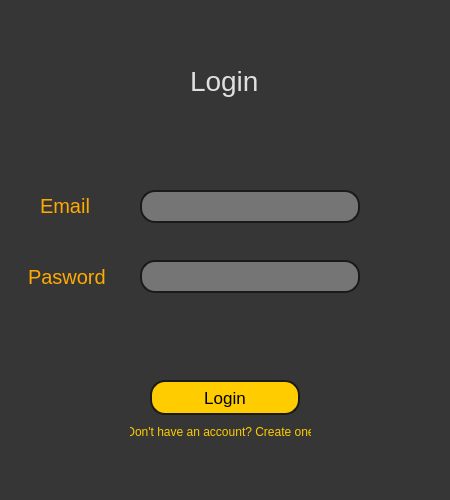
<?xml version="1.0" encoding="UTF-8"?>
<ui version="4.0">
 <class>Login</class>
 <widget class="QDialog" name="Login">
  <property name="geometry">
   <rect>
    <x>0</x>
    <y>0</y>
    <width>450</width>
    <height>500</height>
   </rect>
  </property>
  <property name="windowTitle">
   <string>Login</string>
  </property>
  <property name="styleSheet">
   <string notr="true">background-color: rgb(54, 54, 54);</string>
  </property>
  <widget class="QLabel" name="label">
   <property name="geometry">
    <rect>
     <x>190</x>
     <y>60</y>
     <width>71</width>
     <height>41</height>
    </rect>
   </property>
   <property name="styleSheet">
    <string notr="true">color: rgb(223, 223, 223);
font-size:28px;</string>
   </property>
   <property name="text">
    <string>Login</string>
   </property>
  </widget>
  <widget class="QLabel" name="label_2">
   <property name="geometry">
    <rect>
     <x>40</x>
     <y>190</y>
     <width>51</width>
     <height>31</height>
    </rect>
   </property>
   <property name="styleSheet">
    <string notr="true">font-size:20px;
color: rgb(255, 170, 0);</string>
   </property>
   <property name="text">
    <string>Email:</string>
   </property>
  </widget>
  <widget class="QLineEdit" name="email">
   <property name="geometry">
    <rect>
     <x>140</x>
     <y>190</y>
     <width>220</width>
     <height>33</height>
    </rect>
   </property>
   <property name="styleSheet">
    <string notr="true">padding:5px;
border:2px solid rgb(26, 26, 26);
border-radius:15px;
font-size:15px;
color: rgb(255, 255, 255);
background-color: rgb(117, 117, 117);</string>
   </property>
  </widget>
  <widget class="QLabel" name="label_3">
   <property name="geometry">
    <rect>
     <x>28</x>
     <y>261</y>
     <width>81</width>
     <height>31</height>
    </rect>
   </property>
   <property name="styleSheet">
    <string notr="true">font-size:20px;
color: rgb(255, 170, 0);</string>
   </property>
   <property name="text">
    <string>Pasword</string>
   </property>
  </widget>
  <widget class="QLineEdit" name="password">
   <property name="geometry">
    <rect>
     <x>140</x>
     <y>260</y>
     <width>220</width>
     <height>33</height>
    </rect>
   </property>
   <property name="styleSheet">
    <string notr="true">padding:5px;
background-color: rgb(117, 117, 117);
color: rgb(255, 255, 255);
border:2px solid rgb(26, 26, 26);
border-radius:15px;
font-size:15px;</string>
   </property>
  </widget>
  <widget class="QPushButton" name="loginbutton">
   <property name="geometry">
    <rect>
     <x>150</x>
     <y>380</y>
     <width>150</width>
     <height>35</height>
    </rect>
   </property>
   <property name="styleSheet">
    <string notr="true">padding:5px;
border:2px solid rgb(26, 26, 26);
border-radius:15px;
font-size:17px;
background-color: rgb(255, 204, 0);</string>
   </property>
   <property name="text">
    <string>Login</string>
   </property>
  </widget>
  <widget class="QPushButton" name="createaccountbutton">
   <property name="geometry">
    <rect>
     <x>130</x>
     <y>420</y>
     <width>181</width>
     <height>23</height>
    </rect>
   </property>
   <property name="styleSheet">
    <string notr="true">color: rgb(254, 204, 0);
border:none;
</string>
   </property>
   <property name="text">
    <string>Don't have an account? Create one</string>
   </property>
  </widget>
 </widget>
 <resources/>
 <connections/>
</ui>
